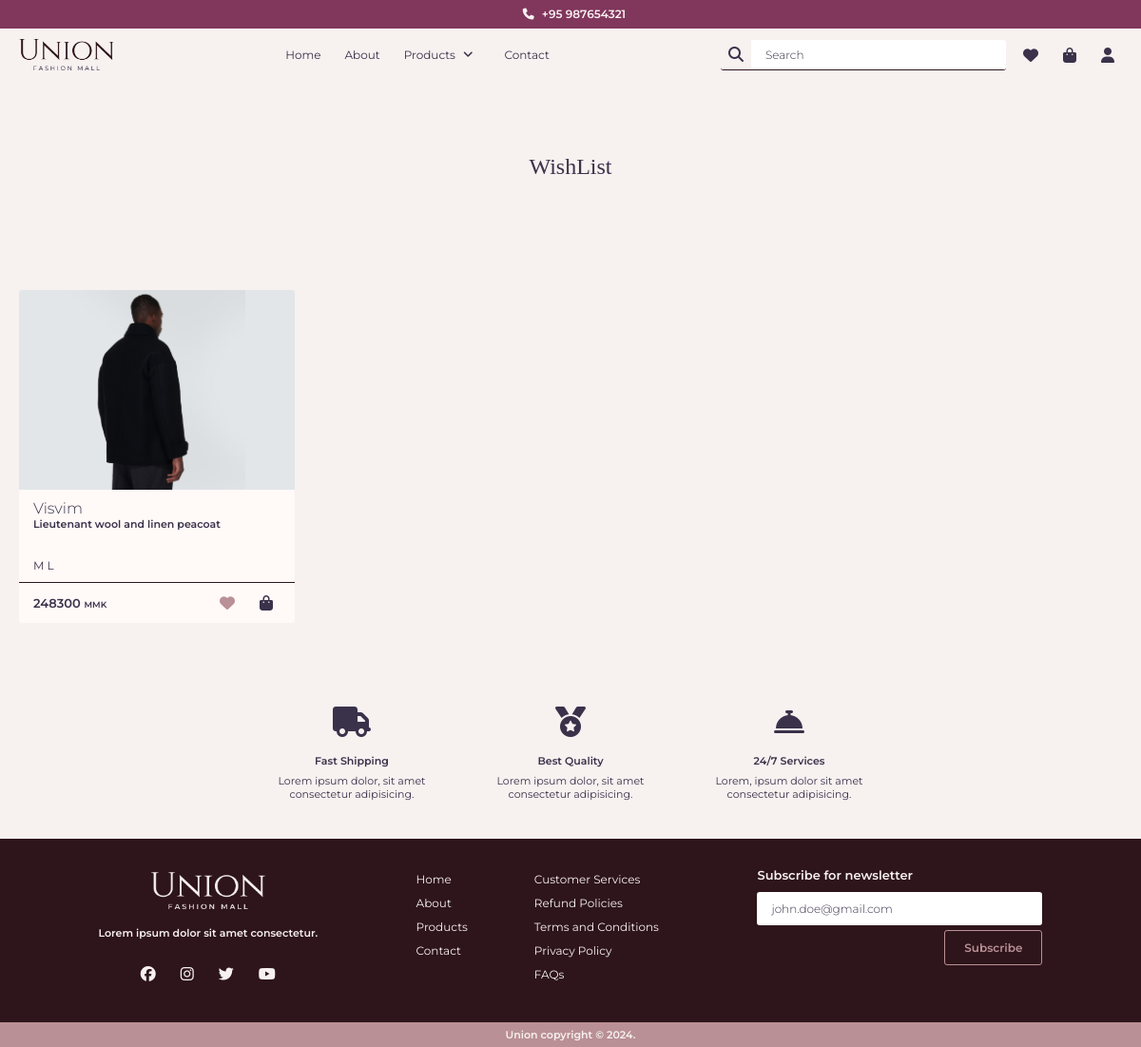
/dist/customer/wishlist.php (signed in), run on the app's committed database.
### tables this page shows
CREATE TABLE `wishlist` (
  `id` int(11) NOT NULL,
  `product_id` int(11) NOT NULL,
  `customer_id` int(11) NOT NULL,
  `created_at` datetime NOT NULL,
  `updated_at` datetime DEFAULT NULL
);

CREATE TABLE `images` (
  `id` int(11) NOT NULL,
  `name` varchar(255) NOT NULL,
  `product_id` int(11) NOT NULL,
  `created_at` datetime NOT NULL,
  `updated_at` datetime DEFAULT NULL
);

CREATE TABLE `brands` (
  `id` int(11) NOT NULL,
  `name` varchar(255) NOT NULL,
  `image` varchar(255) NOT NULL,
  `created_at` datetime NOT NULL,
  `updated_at` datetime DEFAULT NULL
);

CREATE TABLE `products` (
  `id` int(11) NOT NULL,
  `name` varchar(255) NOT NULL,
  `gender_id` int(11) NOT NULL,
  `topic_id` int(11) NOT NULL,
  `category_id` int(11) NOT NULL,
  `brand_id` int(11) NOT NULL,
  `color_id` int(11) NOT NULL,
  `price` int(11) NOT NULL,
  `detail` text NOT NULL,
  `created_at` datetime NOT NULL,
  `updated_at` datetime DEFAULT NULL
);

CREATE TABLE `stocks` (
  `id` int(11) NOT NULL,
  `product_id` int(11) NOT NULL,
  `size_id` int(11) NOT NULL,
  `stock` int(11) NOT NULL,
  `created_at` datetime NOT NULL,
  `updated_at` datetime DEFAULT NULL
);

CREATE TABLE `sizes` (
  `id` int(11) NOT NULL,
  `name` varchar(255) NOT NULL,
  `topic_id` int(11) NOT NULL,
  `created_at` datetime NOT NULL,
  `updated_at` datetime DEFAULT NULL
);

### dist/customer/wishlist.php (called while the page is built, shortened)
<?php include_once "../_customer/Header.php"; ?>
<?php include_once "../_customer/wishlist.php"; ?>
<?php include_once "../_public/Footer.php"; ?>

### dist/_classes/Libs/Database/MySQL.php (called while the page is built, shortened)
<?php
class MySQL
{
	public function connect()
	{
		try {
			$this->db = new PDO(
				"mysql:host=$this->dbhost;dbname=$this->dbname",
				$this->dbuser,
				$this->dbpass,
				[
					PDO::ATTR_ERRMODE => PDO::ERRMODE_EXCEPTION,
					PDO::ATTR_DEFAULT_FETCH_MODE => PDO::FETCH_OBJ,
				]
			);
			return $this->db;
		} catch (PDOException $e) {
			return $e->getMessage();
		}
	}
}

### dist/_classes/Helpers/Auth.php (called while the page is built, shortened)
<?php
class Auth
{
	static $loginUrl = '/public/index.php';
	static function check()
	{
		if (isset($_SESSION['customer_auth'])) {
			if (isset($_SESSION['customer'])) {
				return $_SESSION['customer'];
			}
		} else {
			HTTP::redirect(static::$loginUrl);
		}
	}
}

### dist/_classes/Libs/Database/Users.php (called while the page is built, shortened)
<?php
class Users
{
	private $db = null;
	public function __construct(MySQL $db)
	{
		$this->db = $db->connect();
	}
	public function getWishAll($customer_id)
	{
		$statement = $this->db->prepare("
            SELECT product_id FROM wishlist WHERE customer_id = :customer_id;
        ");
		$statement->execute([':customer_id' => $customer_id]);
		return $statement->fetchAll();
	}
}

### dist/_classes/Libs/Database/Stocks.php (called while the page is built, shortened)
<?php
class Stocks
{
    private $db = null;
    public function __construct(MySQL $db)
    {
        $this->db = $db->connect();
    }
    public function getSizesAndStocksByProduct($product_id)
    {
        $statement = $this->db->prepare("
            SELECT stocks.id, stocks.size_id, sizes.name as size, stocks.stock FROM stocks
            LEFT JOIN sizes ON sizes.id = stocks.size_id
            WHERE stocks.product_id = :product_id
        ");
        $statement->execute([':product_id' => $product_id]);
        return $statement->fetchAll();
    }
    public function getImageByProduct($product_id)
    {
        $statement = $this->db->prepare("
            SELECT id as image_id, name as image FROM images
            WHERE product_id = :product_id
        ");
        $statement->execute([':product_id' => $product_id]);
        return $statement->fetchAll();
    }
    public function getProduct($id)
    {
        $statement = $this->db->prepare("
            SELECT products.id, products.name, genders.name as gender, products.gender_id, products.topic_id, topics.name as topic, products.category_id, categories.name as category, products.brand_id, brands.name as brand, colors.name as color, products.price, products.detail FROM products
            LEFT JOIN categories ON categories.id = products.category_id
            LEFT JOIN brands ON brands.id = products.brand_id
            LEFT JOIN colors ON colors.id = products.color_id
            LEFT JOIN genders ON genders.id = products.gender_id
            LEFT JOIN topics ON topics.id = products.topic_id
            WHERE products.id=:id;
        ");
        $statement->execute([':id' => $id]);
        $name = $statement->fetch();
        return $name ?? false;
    }
}

### dist/_customer/wishlist.php (the view, shortened to what this page needs)
<?php
$user = new Users(new MySQL());
$data = new Stocks(new MySQL());
$wishes = $user->getWishAll($auth->id);
?>
<section class="container head">
    <div class="caption">
        <h1>WishList</h1>
    </div>
</section>
<section class="container showcase">
    <?php if (count($wishes) != 0) : ?>
        <div class="card-container">
            <?php foreach ($wishes as $wish) :
                $product = $data->getProduct($wish->product_id); ?>
                <div class="card">
                    <div class="img-holder">
                        <a href="#"><img src="../assets/img/<?php $images = $data->getImageByProduct($product->id);
                                                            echo $images[0]->image; ?>" alt=""></a>
                    </div>
                    <div class="info">
                        <div class="texts">
                            <a class="names">
                                <h2 class="brand"><?= $product->brand ?></h2>
                                <h4><?= $product->name  ?></h4>
                            </a>
                            <div class="sizes">
                                <p>
                                    <?php $sizes_stocks = $data->getSizesAndStocksByProduct($product->id);
                                    foreach ($sizes_stocks as $size_stock) echo $size_stock->size . " "; ?>
                                </p>
                            </div>
                        </div>
                        <div class="bottom">
                            <h3><?= $product->price ?> <span>MMK</span></h3>
                            <div class="working-icons">
                                <div class="wishlist">
                                    <a href="../_actions/add-to-wishlist.php?product_id=<?= $product->id ?>">
                                        <i class="fa-solid fa-heart" style="color: <?php $wishes = $user->getWishAll($auth->id);
                                                                                    $wish_products = [];
                                                                                    foreach ($wishes as $wish) {
                                                                                        $wish_products[] = $wish->product_id;
                                                                                    }
                                                                                    if (in_array($product->id, $wish_products)) echo "#b99095";
                                                                                    else echo "#3a324a"; ?>;"></i>
                                    </a>
                                </div>
                                <div class="bag">
                                    <a href="product-detail.php?id=<?= $product->id ?>">
                                        <i class="fa-solid fa-shopping-bag"></i>
                                    </a>
                                </div>
                            </div>
                        </div>
                    </div>
                </div>
            <?php endforeach; ?>
        </div>
    <?php else : ?>
        <h2 class="sorry">No Current Wish.</h2>
    <?php endif; ?>
</section>

### dist/_customer/Header.php (shortened to what this page needs)
<?php
$auth = Auth::check();
?>
<!DOCTYPE html>
<html lang="en">
<head>
    <link rel="stylesheet" href="https://cdnjs.cloudflare.com/ajax/libs/font-awesome/6.5.1/css/all.min.css"
 />
    <link rel="stylesheet" href="../assets/css/main.css">
</head>
<body>
    <div class="forehead">
        <div class="contact-box">
            <div class="contact">
                <div>
                    <h4>
                        <a href="#"><i class="fa-solid fa-phone"></i>+95 987654321</a>
                    </h4>
                </div>
            </div>
        </div>
    </div>
    <header>
        <div class="left-part">
            <a href="index.php" class="logo">
                <img src="../assets/img/logo.png" alt="Union">
            </a>
        </div>
        <nav>
            <div class="home">
                <a href="index.php">Home</a>
            </div>
            <div class="about">
                <a href="about.php">About</a>
            </div>
            <div class="nav-dropdown">
                <div class="product-text">
                    Products<i class="dropdown-icon fa-solid fa-angle-down"></i>
                </div>
            </div>
            <div class="contact">
                <a href="contact.php">Contact</a>
            </div>
        </nav>
        <div class="same-part">
            <ul class="working-icons">
                <li class="search">
                    <form action="">
                        <i class="fa-solid fa-magnifying-glass"></i>
                        <input type="text" placeholder="Search">
                    </form>
                </li>
                <li class="wishlist">
                    <a href="wishlist.php"><i class="fa-solid fa-heart"></i></a>
                </li>
                <li class="bag">
                    <a href="bag.php"><i class="fa-solid fa-bag-shopping"></i></a>
                </li>
                <li class="profile">
                    <a href="profile.php"><i class="fa-solid fa-user"></i></a>
                </li>
            </ul>
        </div>
    </header>

### dist/_public/Footer.php
<section class="container services">
    <div class="service">
        <div class="icon">
            <i class="fa-solid fa-truck"></i>
        </div>
        <div class="text">
            <h4>Fast Shipping</h4>
            <p>Lorem ipsum dolor, sit amet consectetur adipisicing.</p>
        </div>
    </div>
    <div class="service">
        <div class="icon">
            <i class="fa-solid fa-medal"></i>
        </div>
        <div class="text">
            <h4>Best Quality</h4>
            <p>Lorem ipsum dolor, sit amet consectetur adipisicing.</p>
        </div>
    </div>
    <div class="service">
        <div class="icon">
            <i class="fa-solid fa-bell-concierge"></i>
        </div>
        <div class="text">
            <h4>24/7 Services</h4>
            <p>Lorem, ipsum dolor sit amet consectetur adipisicing.</p>
        </div>
    </div>
</section>
<footer>
    <div class="logo-social">
        <div class="logo">
            <a href="index.php"><img src="../assets/img/logo-dark.png" alt="Union"></a>
        </div>
        <h4>Lorem ipsum dolor sit amet consectetur.</h4>
        <div class="socials">
            <div class="social"><a href="#"><i class="fa-brands fa-facebook"></i></a></div>
            <div class="social"><a href="#"><i class="fa-brands fa-instagram"></i></a></div>
            <div class="social"><a href="#"><i class="fa-brands fa-twitter"></i></a></div>
            <div class="social"><a href="#"><i class="fa-brands fa-youtube"></i></a></div>
        </div>
    </div>
    <div class="list">
        <nav>
            <a href="index.php">Home</a>
            <a href="about.php">About</a>
            <a href="products.php?gender=1&topic=1">Products</a>
            <a href="contact.php">Contact</a>
        </nav>
        <div class="policies">
            <a href="#customerservices">Customer Services</a>
            <a href="#return&refund">Refund Policies</a>
            <a href="#terms&conditions">Terms and Conditions</a>
            <a href="#privacypolicy">Privacy Policy</a>
            <a href="#FAQs">FAQs</a>
        </div>
    </div>
    <div class="newsletter">
        <h3>Subscribe for newsletter</h3>
        <form action="">
            <input type="email" placeholder="john.doe@gmail.com">
            <button class="btn btn-outline btn-outline-secondary">Subscribe</button>
        </form>
    </div>
</footer>
<div class="toe">
    <h4>Union copyright &copy; 2024.</h4>
</div>
</body>
</html>

### data on the page
wishlist: images.name (picture), brands.name "Visvim", product.name "Lieutenant wool and linen peacoat", product.price "248300"
stocks: size.name "M"
stocks: size.name "L"
